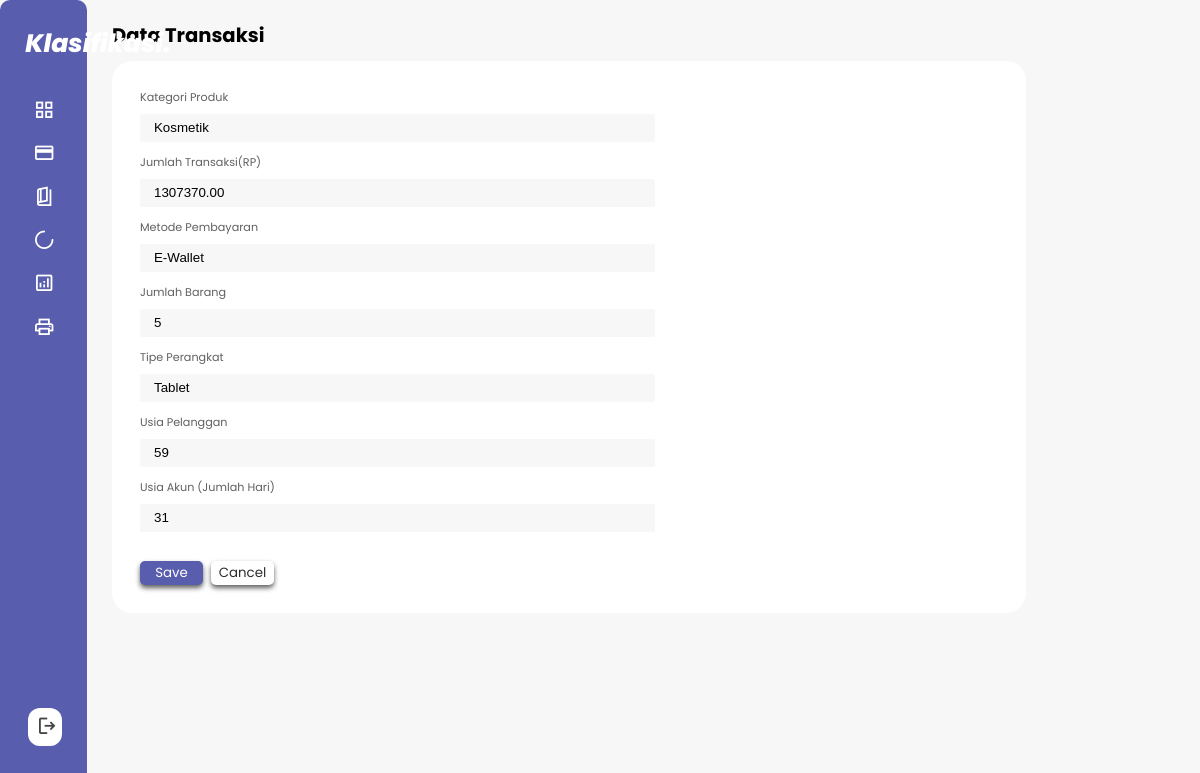
/ubah_transaksi.php?id=1 (signed in), run on the app's committed database.
### tables this page shows
CREATE TABLE `transaksi` (
  `id_transaksi` int(11) NOT NULL,
  `kategoriProduk` varchar(50) DEFAULT NULL,
  `jumlahTransaksi` decimal(18,2) NOT NULL,
  `metodePembayaran` varchar(50) DEFAULT NULL,
  `jumlahBarang` int(11) NOT NULL,
  `tipePerangkat` varchar(50) DEFAULT NULL,
  `tanggalTransaksi` datetime NOT NULL,
  `usiaPengguna` int(11) NOT NULL,
  `usiaAkun` int(11) NOT NULL
);

### ubah_transaksi.php (the view, shortened to what this page needs)
<!DOCTYPE html>
<html lang="en">
<head>
    <link rel="stylesheet" href="./styles/style.css">
</head>
<?php
include "includes/config.php";
$id = isset($_GET['id']) ? $_GET['id'] : die('ERROR: missing ID.');
$transaksi = mysqli_query($koneksi, "SELECT * FROM transaksi WHERE id_transaksi= $id");
$getRow = mysqli_fetch_array($transaksi);
?>
<body>
    <div class="container">
        <?php
        include "sidebar.php";
        ?>
        <main>
            <h2>Data Transaksi</h2>
            <div class="container-form">
                <form action="" method="post">
                    <div class="form">
                        <div class="form1">
                            <label for="kategoriProduk">Kategori Produk</label>
                            <br>
                            <select id="kategoriProduk" name="kategoriProduk">
                                <option value="<?= $getRow["kategoriProduk"] ?>"><?= $getRow["kategoriProduk"] ?></option>
                            </select>
                        </div>
                        <div class="form1">
                            <label for="jumlahTransaksi">Jumlah Transaksi(RP)</label>
                            <br>
                            <input type="number" id="jumlahTransaksi" name="jumlahTransaksi" value="<?= $getRow["jumlahTransaksi"] ?>">
                        </div>
                        <div class="form1">
                            <label for="metodePembayaran">Metode Pembayaran</label>
                            <br>
                            <select id="metodePembayaran" name="metodePembayaran">
                                <option value="<?= $getRow["metodePembayaran"] ?>"><?= $getRow["metodePembayaran"] ?></option>
                            </select>
                        </div>
                        <div class="form1">
                            <label for="jumlahBarang">Jumlah Barang</label>
                            <br>
                            <input type="number" id="jumlahBarang" name="jumlahBarang" value="<?= $getRow["jumlahBarang"] ?>">
                        </div>
                        <div class="form1">
                            <label for="tipePerangkat">Tipe Perangkat</label>
                            <br>
                            <select id="tipePerangkat" name="tipePerangkat">
                                <option value="<?= $getRow["tipePerangkat"] ?>"><?= $getRow["tipePerangkat"] ?></option>
                            </select>
                        </div>
                        <div class="form1">
                            <label for="f4">Usia Pelanggan</label>
                            <br>
                            <input type="number" id="f4" name="usiaPengguna" value="<?= $getRow["usiaPengguna"] ?>">
                        </div>
                        <div class="form1">
                            <label for="usiaAkun">Usia Akun (Jumlah Hari)</label>
                            <br>
                            <input type="number" id="usiaAkun" name="usiaAkun" value="<?= $getRow["usiaAkun"] ?>">
                        </div>
                        <br>
                        <div class="bt-form">
                            <button type="submit" name="submit" class="btn btn-primary">Save</button>
                            <button type="submit" name="cancel" onclick="location.href='dataTransaksi.php'" class="btn btn-primary">Cancel</button>
                        </div>
                    </div>
                </form>
            </div>
        </main>
    </div>
</body>
</html>

### styles/style.css (style rules this page uses)
:root { --color-primary:#595dad; --font-color-sidebar:#2D2D2D; --font-color-form:#606060; --color-danger:#ff7782; --color-success:#41f1b6; --color-info-light:#dce1eb; --color-primary-variant:#1807b5; --color-light:rgba(255, 255, 255, 0.3); --color-light-hover-sidebar:rgba(255, 255, 255, 0.1); --box-shadow:0 2rem 3rem rgba(0,0,0,0,25%); --background-color:#F7F7F7; --card-border-radius:20px; --border-radius-1:0.4rem; --border-radius-2:0.8; --border-radius-3:1.2rem; --card-padding:1.8rem; --padding-1:1.2rem; }
* { margin:0; padding: 0; outline: 0; appearance: none; border: 0; text-decoration: none; list-style:none; box-sizing: border-box; }
html { font-size: 14px; }
body { width: 100vw; height: 100vh; font-family: poppins, sans-serif; font-size: 0.8rem; background: var(--background-color); user-select: none; overflow-x: hidden; }
.container { display: grid; width: 96%; gap: 1.8rem; grid-template-columns: 16rem auto; }
h2 { font-size: 1.4rem; }
label { color:var(--font-color-form); }
main { margin-top: 1.4rem; }
main .container-form { grid-template-columns: 1fr 1fr; width: 90%; }
main .form { background: #fff; width: 100%; height: auto; border-radius: var(--card-border-radius); padding: 2rem; margin-top: 0.8rem; }
main .form input { background:#F7F7F7 ; border-radius: 2px; height: 28px; padding: 0 1rem ; width: 60%; margin-top: 8px; margin-bottom: 12px ; }
main .form select { background:#F7F7F7 ; border-radius: 2px; height: 28px; padding: 0 1rem ; width: 60%; margin-top: 8px; margin-bottom: 12px ; }
main .bt-form button { font-family: poppins, sans-serif; background: var(--color-primary); color: #ffff; height: 24px; width: 63px; border-radius: 5px; box-shadow: 0 3px 5px var(--font-color-form); margin-right: 5px; transition: all 300ms ease; cursor: pointer; }
main .bt-form button:last-child { background: #ffff; color: var(--font-color-sidebar); }
@media screen and (max-width: 1200px) { .container { width: 94%; grid-template-columns: 6.2rem auto; } }
@media screen and (max-width: 1200px) { main .container-form { width: 90%; } }

### data on the page
transaksi: kategoriProduk "Kosmetik", jumlahTransaksi "1307370.00", metodePembayaran "E-Wallet", jumlahBarang "5", tipePerangkat "Tablet", usiaPengguna "59", usiaAkun "31"
